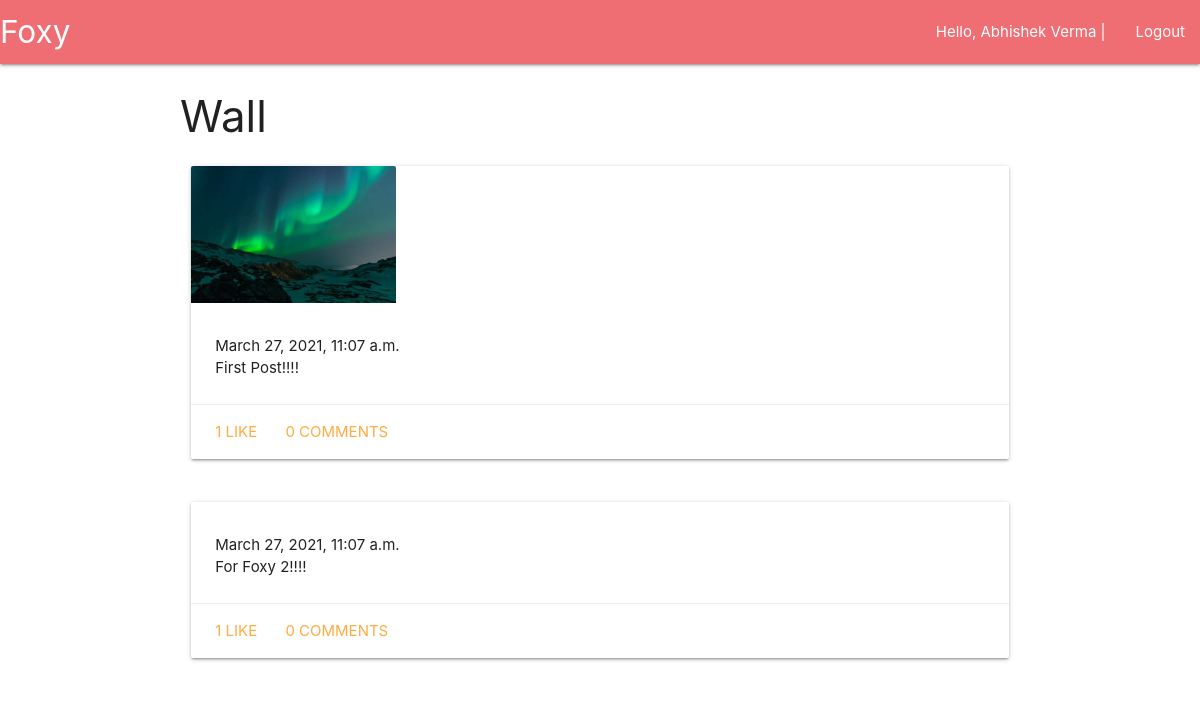
The page / (signed in) on the database as committed earlier.
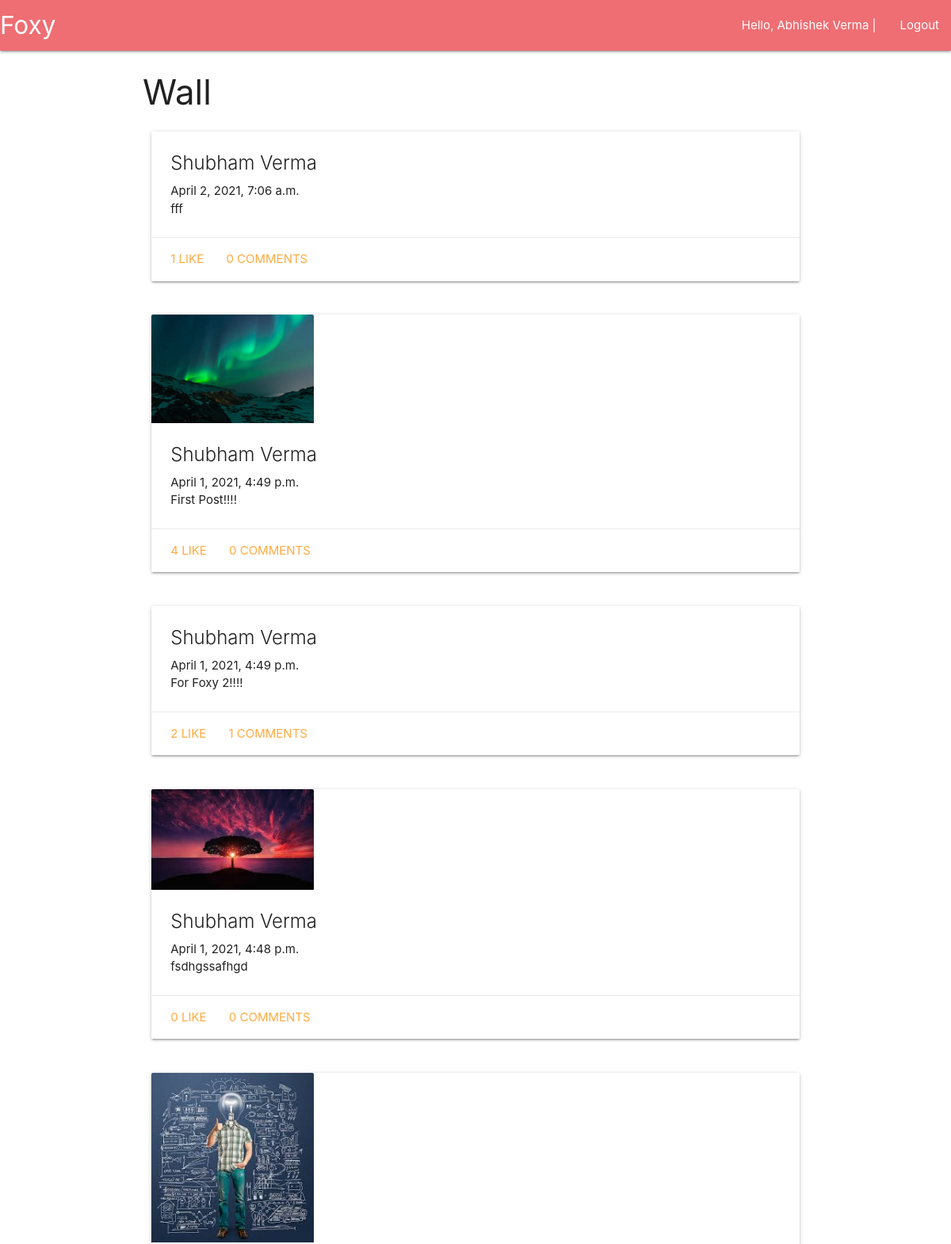
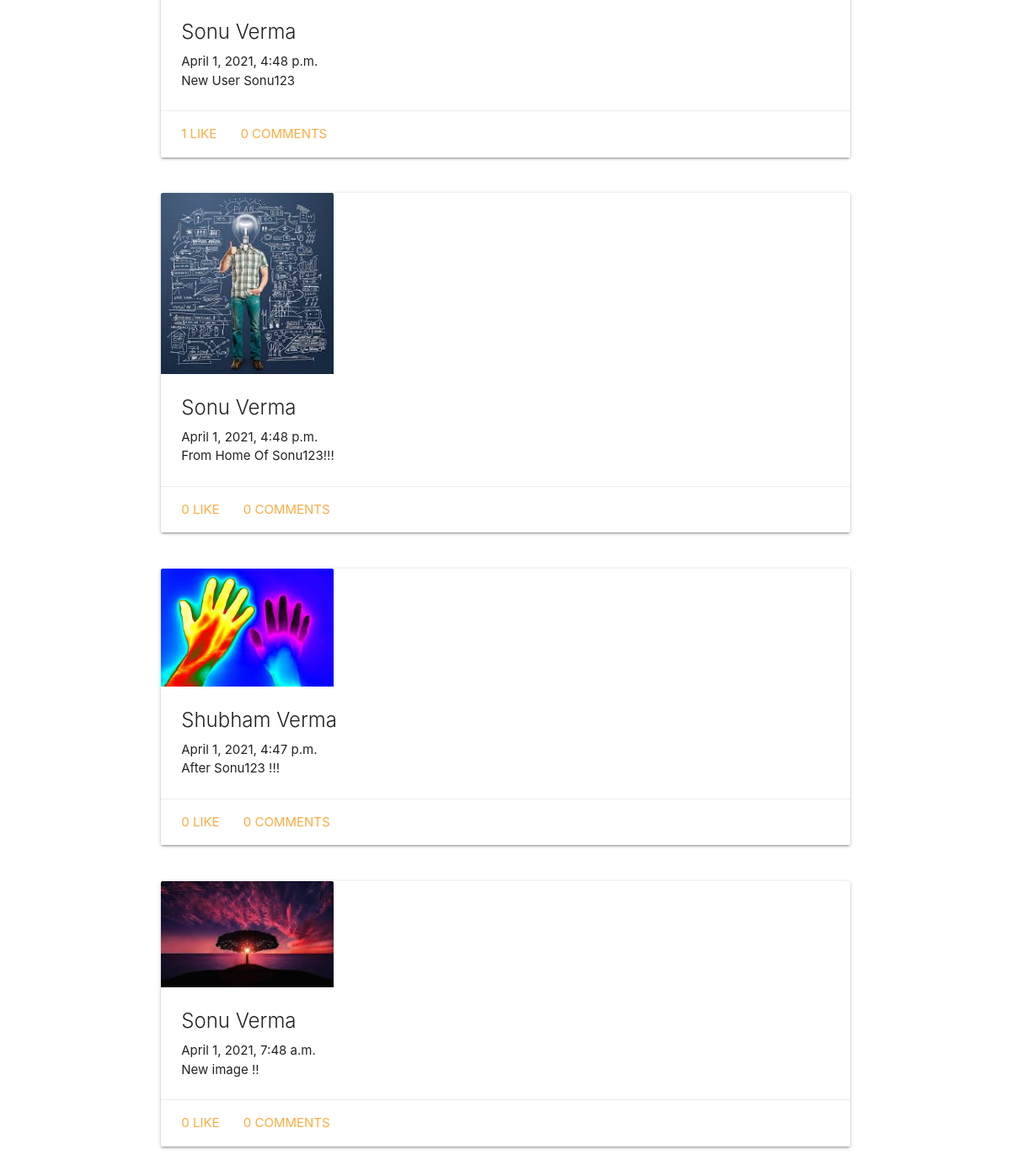
The same page on the database as committed later (2 pictures, top to bottom).
### social/models.py (models this page shows, shortened)
class Post(models.Model):
    user = models.ForeignKey(User, on_delete = models.CASCADE)
    created_at = models.DateTimeField(auto_now = True)
    content = models.TextField()
    image = models.ImageField(blank = True)

### social/views.py (the view)
# urls.py: path('',views.Wall.as_view())
class Wall(LoginRequiredMixin ,ListView):
    context_object_name = 'posts'
    template_name = 'social/wall.html'
    login_url = 'auth/login'
    def get_queryset(self):
        friendIds = [friend.person2.id for friend in models.Friends.objects.filter(person1 = self.request.user)]
        friendIds = friendIds + [friend.person1.id for friend in models.Friends.objects.filter(person2 = self.request.user)]
        return models.Post.objects.filter(user__in = friendIds).order_by('-created_at')
        '''return models.Post.objects.filter(
           (Q(user__person1 = self.request.user.pk) | Q(user__person2 = self.request.user.pk)) &
           ~Q(user = self.request.user)
        ).order_by('-created_at')
        '''

### templates/social/wall.html
{% extends 'base.html' %}
{% block content %}
    <div class="container">
        <h3>Wall</h3>
        {% for post in posts %}
            <div class="row">
                <div class="col s12">
                    {% include 'social/components/post.html' %}
                </div>
            </div>
        {% endfor %}
    </div>
{% endblock %}

### templates/social/components/post.html (shortened to what this page needs)
<div class="card">
    <div class="card-image">
      {% if post.image %}
        <img src="/media/{{ post.image }}" style="width:25%">
      {% endif %}
    </div>
    <div class="card-content">
      <span class="card-title">{{ post.user.first_name }} {{ post.user.last_name }}</span>
      <span>{{ post.created_at }}</span>
      <p>
          {{ post.content }}
      </p>
    </div>
    <div class="card-action">
      <a href="#" onclick="likePost({{ post.id }})">{{ post.like_set.count }} Like</a>
      <a  class="modal-trigger" href="#postModal{{ post.id }}">{{ post.comment_set.count }} Comments</a>
    </div>
  </div>

Rows that differ between the two databases and show on the page:
removed Post: image (picture), created_at "March 27, 2021, 11:07 a.m.", content "First Post!!!!", like_set.count "1", comment_set.count "0"
removed Post: created_at "March 27, 2021, 11:07 a.m.", content "For Foxy 2!!!!", like_set.count "1", comment_set.count "0"
added Post: user.first_name "Shubham", user.last_name "Verma", created_at "April 2, 2021, 7:06 a.m.", content "fff", like_set.count "1", comment_set.count "0"
added Post: image (picture), user.first_name "Shubham", user.last_name "Verma", created_at "April 1, 2021, 4:49 p.m.", content "First Post!!!!", like_set.count "4", comment_set.count "0"
added Post: user.first_name "Shubham", user.last_name "Verma", created_at "April 1, 2021, 4:49 p.m.", content "For Foxy 2!!!!", like_set.count "2", comment_set.count "1"
added Post: image (picture), user.first_name "Shubham", user.last_name "Verma", created_at "April 1, 2021, 4:48 p.m.", content "fsdhgssafhgd", like_set.count "0", comment_set.count "0"
added Post: image (picture), user.first_name "Sonu", user.last_name "Verma", created_at "April 1, 2021, 4:48 p.m.", content "New User Sonu123", like_set.count "1", comment_set.count "0"
added Post: image (picture), user.first_name "Sonu", user.last_name "Verma", created_at "April 1, 2021, 4:48 p.m.", content "From Home Of Sonu123!!!", like_set.count "0", comment_set.count "0"
added Post: image (picture), user.first_name "Shubham", user.last_name "Verma", created_at "April 1, 2021, 4:47 p.m.", content "After Sonu123 !!!", like_set.count "0", comment_set.count "0"
added Post: image (picture), user.first_name "Sonu", user.last_name "Verma", created_at "April 1, 2021, 7:48 a.m.", content "New image !!", like_set.count "0", comment_set.count "0"
